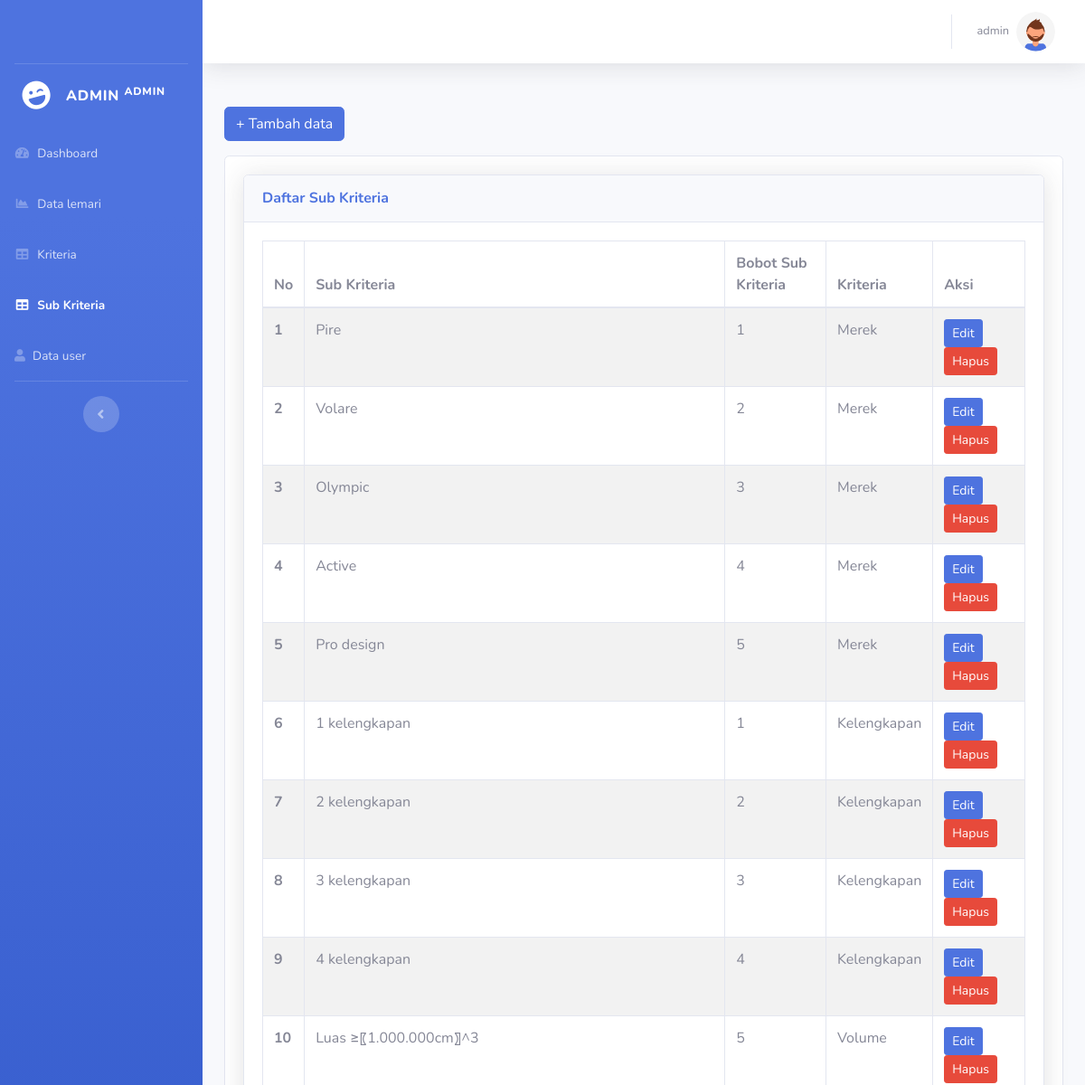
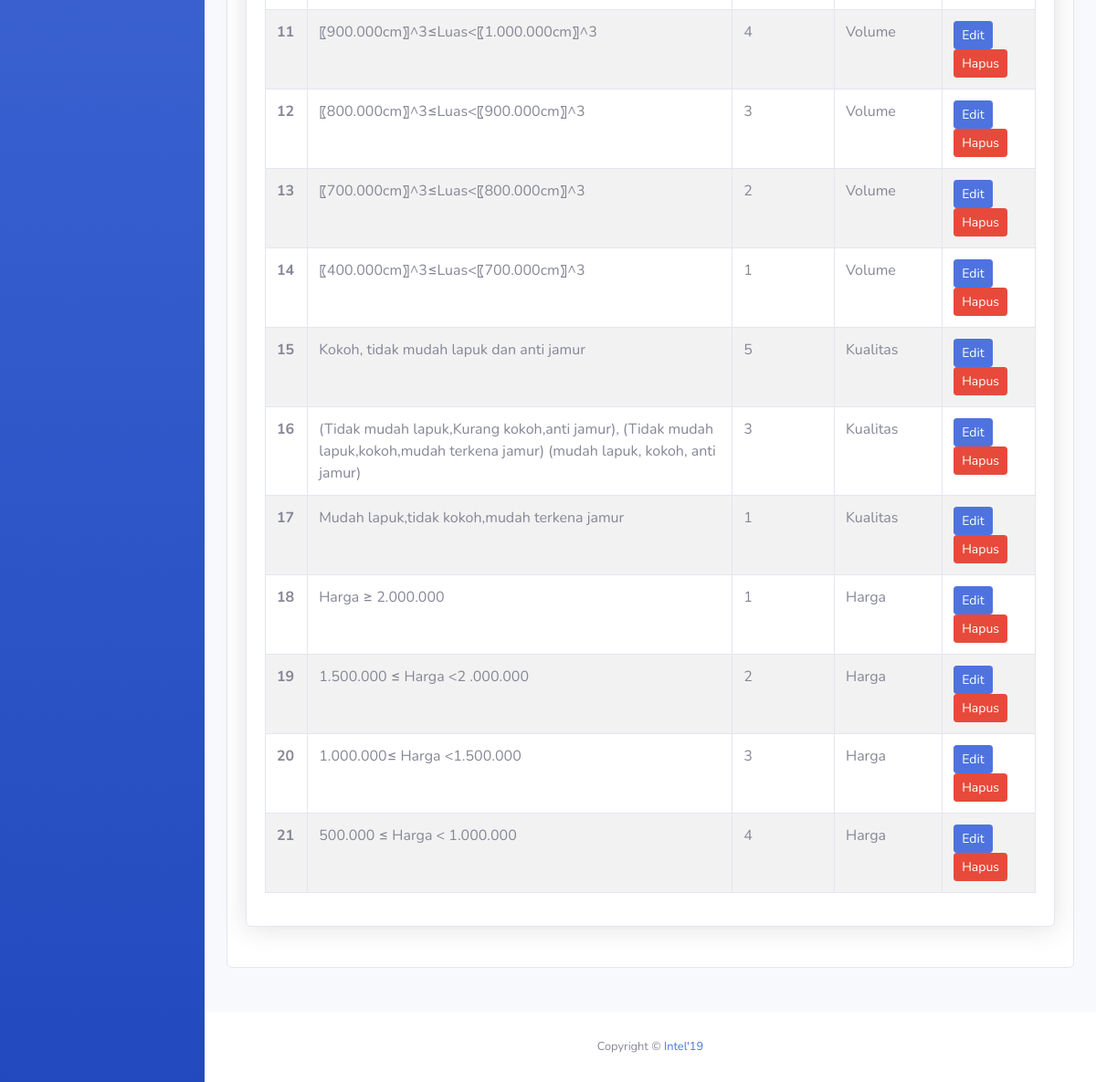
The app's page /admin/sub_kriteria.php (signed in), older data (2 pictures, top to bottom).
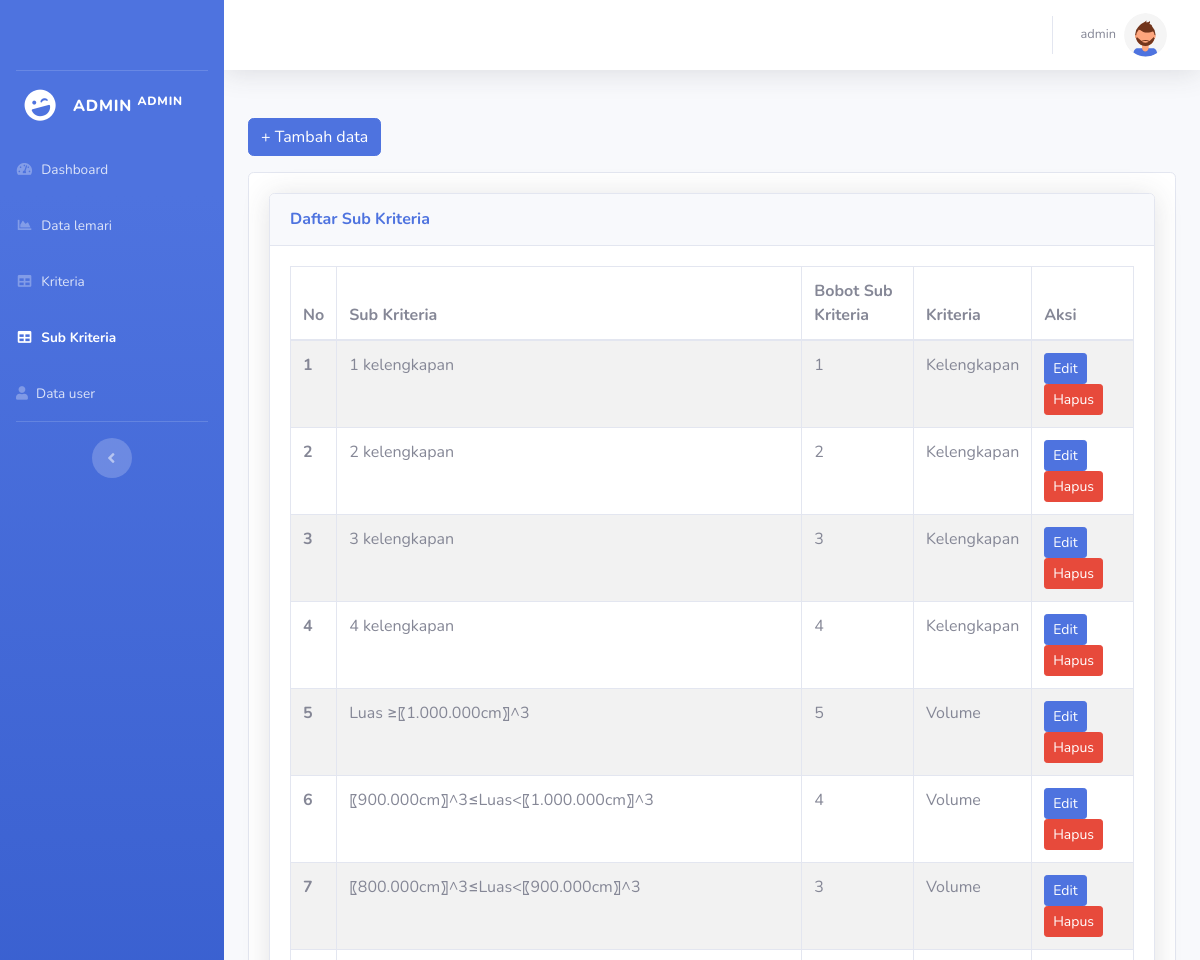
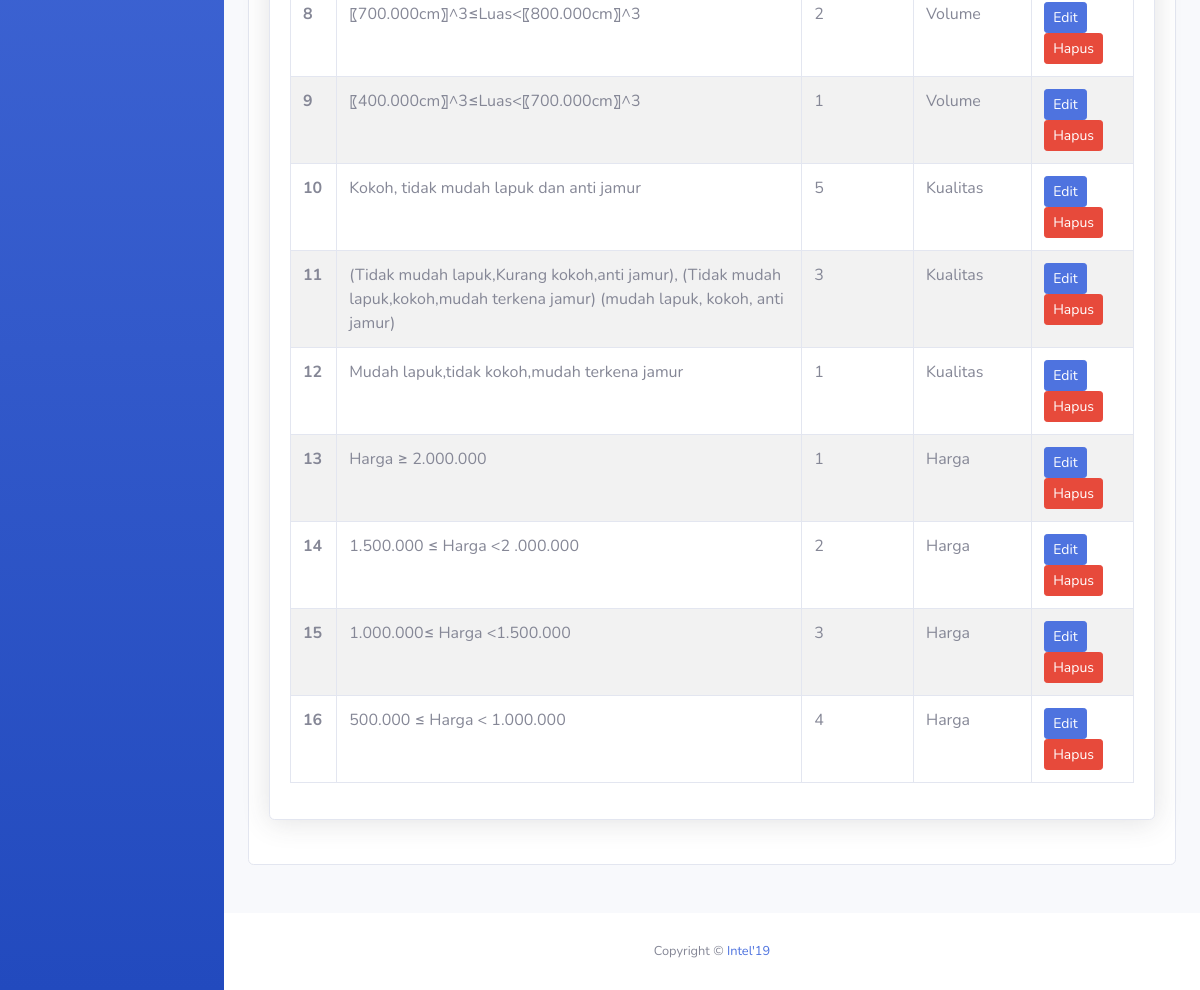
The same page, newer data (2 pictures, top to bottom).
### tables this page shows
CREATE TABLE `sub_kriteria` (
  `id_sub_kriteria` int(11) NOT NULL,
  `nama_sub_kriteria` varchar(150) NOT NULL,
  `bobot_sub_kriteria` int(11) NOT NULL,
  `f_id_kriteria` char(2) NOT NULL
);

CREATE TABLE `kriteria` (
  `id_kriteria` char(2) NOT NULL,
  `nama_kriteria` varchar(20) NOT NULL
);

### config.php (called while the page is built, shortened)
<?php
function connectDatabase()
{
    $conn = new mysqli(DB_HOST, DB_USERNAME, DB_PASSWORD, DB_NAME);
    return $conn;
}
?>

### admin/functions/sub_kriteria.php (called while the page is built, shortened)
<?php
require_once '../config.php';
class Sub_Kriteria{
    private $db;
    public function __construct()
    {
        $this->db = connectDatabase();
    }
    public function getSubKriteria()
    {
        return $this->db->query("SELECT sk.id_sub_kriteria,sk.nama_sub_kriteria,sk.bobot_sub_kriteria,k.id_kriteria,k.nama_kriteria FROM sub_kriteria sk JOIN kriteria k ON sk.f_id_kriteria = k.id_kriteria ORDER BY sk.id_sub_kriteria DESC");
    }
}
$Sub_Kriteria = new Sub_Kriteria();
?>

### admin/sub_kriteria.php (the view, shortened to what this page needs)
<?php
require_once './header.php';
require_once './functions/sub_kriteria.php';
$data_SubKriteria = $Sub_Kriteria->getSubKriteria();
?>
<div class="row mb-5">
    <div class="col-lg-12">
        <button type="button" class="btn btn-primary mb-3" data-toggle="modal" data-target="#tambah">
            + Tambah data
        </button>
        <div class="card">
            <div class="card-body">
                <div class="card shadow mb-4">
                    <div class="card-header py-3">
                        <h6 class="m-0 font-weight-bold text-primary">Daftar Sub Kriteria</h6>
                    </div>
                    <div class="card-body">
                        <div class="table-responsive">
                            <table class="table table-striped table-bordered nowrap" style="width:100%" id="table">
                                <thead>
                                    <tr>
                                        <th scope="col">No</th>
                                        <th scope="col">Sub Kriteria</th>
                                        <th scope="col">Bobot Sub Kriteria</th>
                                        <th scope="col">Kriteria</th>
                                        <th scope="col">Aksi</th>
                                    </tr>
                                </thead>
                                <tbody class="table-group-divider">
                                    <?php foreach ($data_SubKriteria as $key => $sub_kriteria):?>
                                    <tr>
                                        <th scope="row"><?=$key+1;?></th>
                                        <td><?= $sub_kriteria['nama_sub_kriteria'];?></td>
                                        <td><?= $sub_kriteria['bobot_sub_kriteria'];?></td>
                                        <td><?= $sub_kriteria['nama_kriteria'];?></td>
                                        <td>
                                            <button type="button" class="btn btn-sm btn-primary" data-toggle="modal"
                                                data-target="#edit<?= $sub_kriteria['id_sub_kriteria'];?>">
                                                Edit
                                            </button>
                                            <button type="button" class="btn btn-sm btn-danger" data-toggle="modal"
                                                data-target="#hapus<?= $sub_kriteria['id_sub_kriteria'];?>">
                                                Hapus
                                            </button>
                                        </td>
                                    </tr>
                                    <?php endforeach;?>
                                </tbody>
                            </table>
                        </div>
                    </div>
                </div>
            </div>
        </div>
    </div>
</div>
<?php
    require_once './footer.php';
?>

### admin/header.php (shortened to what this page needs)
<?php
require_once '../config.php';
?>
<!DOCTYPE html>
<html lang="en">
<head>
    <link href="../assets/vendor/fontawesome-free/css/all.min.css" rel="stylesheet" type="text/css" />
    <link href="../assets/css/sb-admin-2.min.css" rel="stylesheet" />
    <link href="../assets/vendor/datatables/dataTables.bootstrap4.min.css" rel="stylesheet">
    <link href="../assets/lightbox2/css/lightbox.css" rel="stylesheet" />
    <link rel="stylesheet" href="https://cdn.jsdelivr.net/npm/sweetalert2@11/dist/sweetalert2.min.css">
</head>
<body id="page-top">
    <div id="wrapper">
        <ul class="navbar-nav bg-gradient-primary sidebar sidebar-dark accordion" id="accordionSidebar">
            <a class="sidebar-brand d-flex align-items-center justify-content-center" href="">
            </a>
            <hr class="sidebar-divider my-0" />
            <a class="sidebar-brand d-flex align-items-center justify-content-center" href="">
                <div class="sidebar-brand-icon rotate-n-15">
                    <i class="fas fa-laugh-wink"></i>
                </div>
                <div class="sidebar-brand-text mx-3">Admin <sup><?=$_SESSION['username'];?></sup></div>
            </a>
            <li class="nav-item <?= $_SESSION['menu'] == 'index' ? 'active':'';?>">
                <a class="nav-link" href="index.php">
                    <i class="fas fa-fw fa-tachometer-alt"></i>
                    <span>Dashboard</span></a>
            </li>
            <li class="nav-item <?= $_SESSION['menu'] == 'lemari' ? 'active':'';?>">
                <a class="nav-link" href="./data_lemari.php">
                    <i class="fas fa-fw fa-chart-area"></i>
                    <span>Data lemari</span></a>
            </li>
            <li class="nav-item <?= $_SESSION['menu'] == 'kriteria' ? 'active':'';?>">
                <a class="nav-link" href="./kriteria.php">
                    <i class="fas fa-fw fa-table"></i>
                    <span>Kriteria</span></a>
            <li class="nav-item <?= $_SESSION['menu'] == 'sub-kriteria' ? 'active':'';?>">
                <a class="nav-link" href="./sub_kriteria.php">
                    <i class="fas fa-fw fa-table"></i>
                    <span>Sub Kriteria</span></a>
            </li>
            <li class="nav-item <?= $_SESSION['menu'] == 'users' ? 'active':'';?>">
                <a class="nav-link" href="./user.php">
                    <i class="fas fa-user"></i>
                    <span>Data user</span></a>
            </li>
            <hr class="sidebar-divider d-none d-md-block" />
            <div class="text-center d-none d-md-inline">
                <button class="rounded-circle border-0" id="sidebarToggle"></button>
            </div>
        </ul>
        <div id="content-wrapper" class="d-flex flex-column">
            <div id="content">
                <nav class="navbar navbar-expand navbar-light bg-white topbar mb-4 static-top shadow">
                    <ul class="navbar-nav ml-auto">
                        <li class="nav-item dropdown no-arrow">
                            <a class="nav-link dropdown-toggle" href="#" id="userDropdown" role="button"
                                data-toggle="dropdown" aria-haspopup="true" aria-expanded="false">
                                <span
                                    class="mr-2 d-none d-lg-inline text-gray-600 small"><?=$_SESSION['username'];?></span>
                                <img class="rounded-circle mr-5" src="../assets/img/undraw_profile_2.svg" />
                            </a>
                        </li>
                    </ul>
                </nav>
                <div class="container-fluid">

### admin/footer.php (shortened to what this page needs)
</div>
</div>
<footer class="sticky-footer bg-white">
    <div class="container my-auto">
        <div class="copyright text-center my-auto">
            <span>Copyright &copy; <a href="https://www.instagram.com/ilkom19_unc/">Intel'19</a></span>
        </div>
    </div>
</footer>
</div>
</div>
</body>
</html>

Row changes from the older to the newer data that the page shows:
removed sub_kriteria: nama_sub_kriteria "Pire", bobot_sub_kriteria "1", f_id_kriteria.nama_kriteria "Merek"
removed sub_kriteria: nama_sub_kriteria "Volare", bobot_sub_kriteria "2", f_id_kriteria.nama_kriteria "Merek"
removed sub_kriteria: nama_sub_kriteria "Olympic", bobot_sub_kriteria "3", f_id_kriteria.nama_kriteria "Merek"
removed sub_kriteria: nama_sub_kriteria "Active", bobot_sub_kriteria "4", f_id_kriteria.nama_kriteria "Merek"
removed sub_kriteria: nama_sub_kriteria "Pro design", bobot_sub_kriteria "5", f_id_kriteria.nama_kriteria "Merek"
